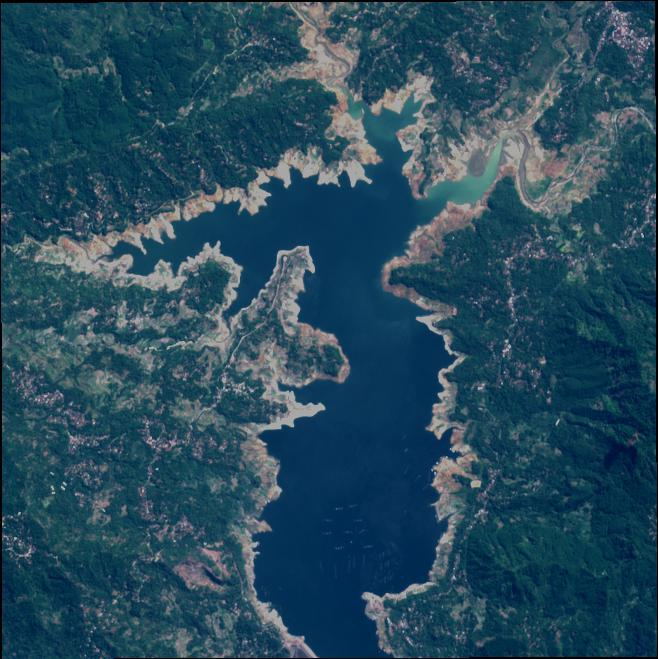
%> input picture Digital image processing systems (Project - MATLAB)/Images/water_body_3.jpg, 658 x 659 px
$ octave Gaborverzija.m   (GNU Octave 9; MATLAB toolbox functions it lacks are replaced by stand-ins)
%> lines starting %> are read from the running program, lines starting %| are printed output that depends on the picture
clc
clear all
close all

x=imread('C:\Users\stefa\OneDrive\Радна површина\etf\SDOS\matlab vezbanje\water_body_3.jpg'); %%putanja
%> x is the input picture: size 659x658x3 uint8; mean R, G, B 39, 74.4, 92.6

Agray = rgb2gray(x);
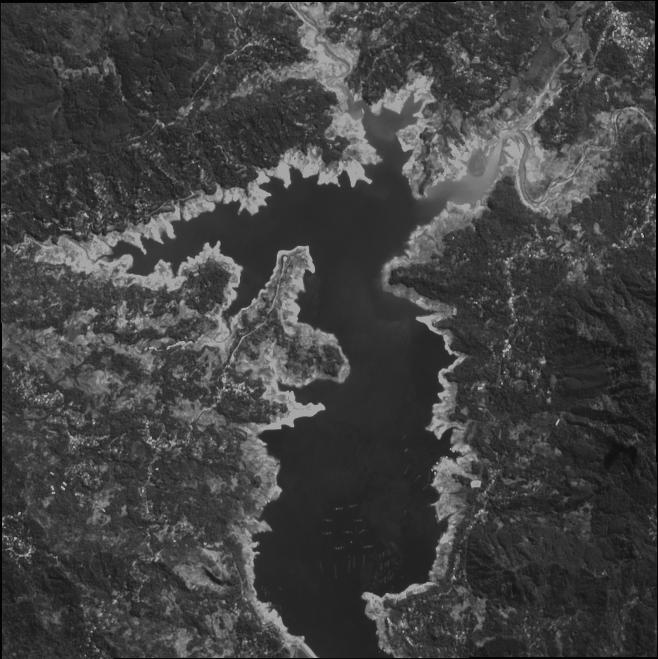
%> Agray: size 659x658 uint8; min 0, max 195, mean 65.9
Agray=imadjust(Agray);
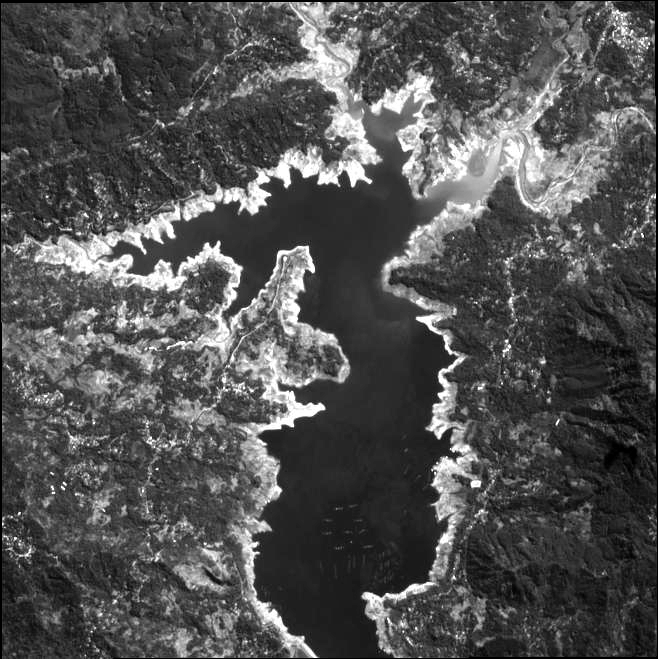
%> Agray: size 659x658 uint8; min 0, max 255, mean 81.5
figure;
imshow(x);

imageSize = size(x);
%> imageSize = [659 658 3]
numRows = imageSize(1);
%> numRows = 659
numCols = imageSize(2);
%> numCols = 658

wavelengthMin = 4/sqrt(2);
wavelengthMax = hypot(numRows,numCols);
%> wavelengthMax = 931.3
n = floor(log2(wavelengthMax/wavelengthMin));
%> n = 8
wavelength = 2.^(0:(n-2)) * wavelengthMin;
%> wavelength = [2.83 5.66 11.31 22.63 45.25 90.51 181]

deltaTheta = 45;
orientation = 0:deltaTheta:(180-deltaTheta);

%> (the run ends here)

$ run again, with Digital image processing systems (Project - MATLAB)/Images/water_body_10.jpg copied over Digital image processing systems (Project - MATLAB)/Images/water_body_3.jpg
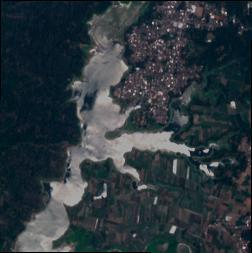
%> input picture Digital image processing systems (Project - MATLAB)/Images/water_body_10.jpg, 252 x 253 px
%> x is the input picture: size 253x252x3 uint8; mean R, G, B 45.3, 55.3, 61.2
%> `Agray=imadjust(Agray);`:
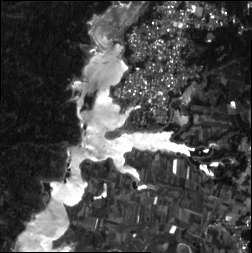
%> Agray: size 253x252 uint8; min 0, max 255, mean 72.2

$ run again, with Digital image processing systems (Project - MATLAB)/Images/water_body_7.jpg copied over Digital image processing systems (Project - MATLAB)/Images/water_body_3.jpg
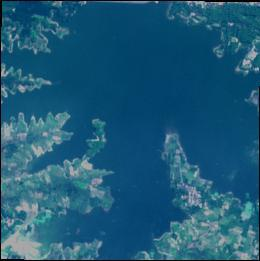
%> input picture Digital image processing systems (Project - MATLAB)/Images/water_body_7.jpg, 260 x 261 px
%> x is the input picture: size 261x260x3 uint8; mean R, G, B 29.9, 90, 120.1
%> `Agray = rgb2gray(x);`:
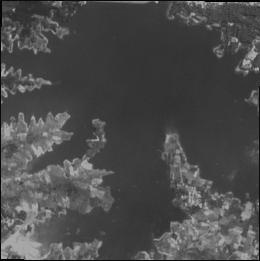
%> Agray: size 261x260 uint8; min 0, max 187, mean 75.5
%> `Agray=imadjust(Agray);`:
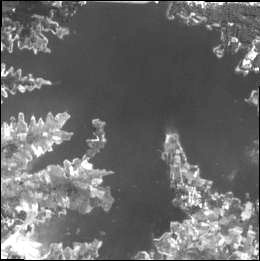
%> Agray: size 261x260 uint8; min 0, max 255, mean 106.8

$ run again, with Digital image processing systems (Project - MATLAB)/Images/water_body_8.jpg copied over Digital image processing systems (Project - MATLAB)/Images/water_body_3.jpg
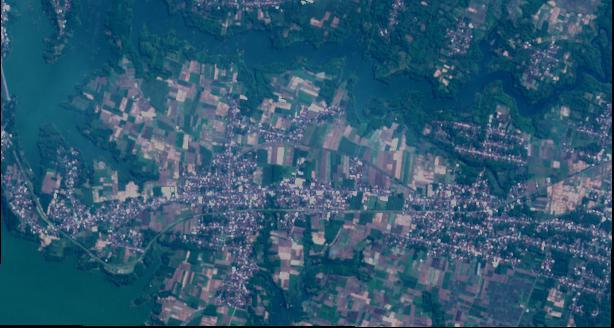
%> input picture Digital image processing systems (Project - MATLAB)/Images/water_body_8.jpg, 614 x 328 px
%> x is the input picture: size 328x614x3 uint8; mean R, G, B 47.8, 88.8, 113.8
%> `Agray = rgb2gray(x);`:
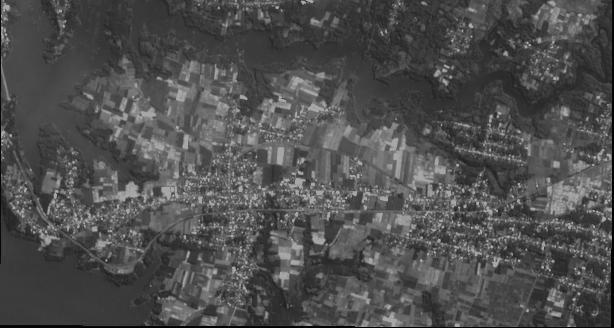
%> Agray: size 328x614 uint8; min 0, max 194, mean 79.4
%> `Agray=imadjust(Agray);`:
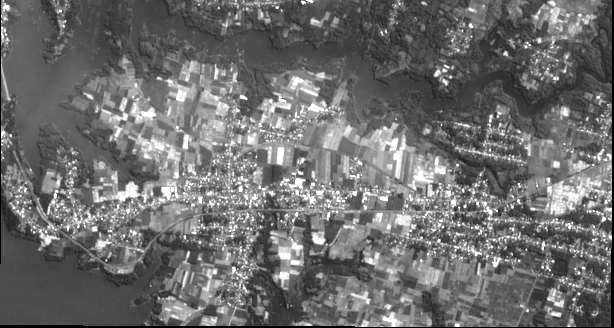
%> Agray: size 328x614 uint8; min 0, max 255, mean 110.3
